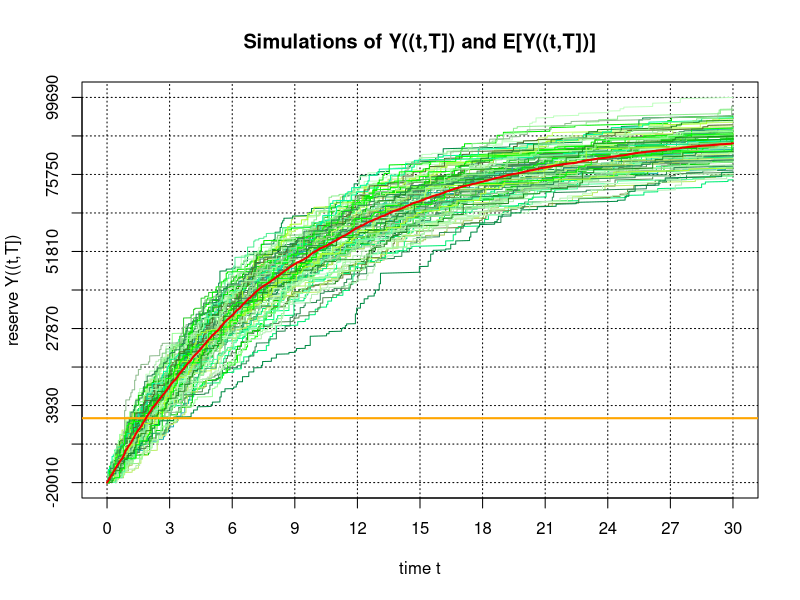

Write R code to recreate this figure.
# --------------------------------------------------------------------------------------------------
# Simulation of mathematical reserves
# Only with jump process
# B(t) = \sum_{0<s<=t} \delta * B(s) 
# dB(t) = \sum_{0<s<=t} B(s) dirac(s)


# Time grid
n<-500
T<-30
t<-seq(0,T,length.out = n)

# Interest rate constant
r<-0.01

# Discrete jump process
# its differential is a sum of Dirac measures times the value
N<-100
l<-0.1

mlog<-log(1000)
sdlog<-0.5

# Number of simulations
S<-100

# Operative cost
b<-15000

D<-148


# Mathematical reserves Y[(t,T]] where t is every time in the grid
Y<-matrix( 0, n, S )

for ( s in 1:S ) {
  tau<-rexp( N, rate = l )
  tau<-sort( tau[ tau <= T ] )
  M<-length( tau )
  B<-rlnorm( M, meanlog = mlog, sdlog = sdlog )
  for ( i in 1:n ) {
    k<-which( tau <= t[i] )
    Y[i,s]<-sum( B[k] * exp( -r * ( tau[k] - t[1] ) ) ) - 
      b * exp( -r * ( t[i] - t[1] ) ) / r +
      D * N * exp( -r * ( t[i] - t[1] ) ) / r 
  }
}

# Expected mathematical reserve
V<-rowMeans( Y )

# Plots
cols<-sample( colors()[ grepl( 'green', colors() ) ], S, replace = TRUE )
ymax<-(round( max( Y ), 0 ) %/% 10 + 1)*10
ymin<-(round( min( Y ), 0 ) %/% 10 - 1)*10
xs<-round( seq( 0, T, T/10 ), 2 )
ys<-round( seq( ymin, ymax, (ymax-ymin)/10 ), 1 )
plot( t, Y[,1], ylim = c( ymin, ymax ), type = 's', lwd = 1, col = cols[1], 
      xlab = 'time t', ylab = 'reserve Y((t,T])', xaxt = 'n', yaxt = 'n', 
      panel.first = { 
        title( main = 'Simulations of Y((t,T]) and E[Y((t,T])]' )
        axis( 1, at=xs, labels = xs )
        axis( 2, at=ys, labels = ys )
        abline( v = xs, col = 'black', lwd = 1, lty = 3 )
        abline( h = ys, col = 'black', lwd = 1, lty = 3 )
      })
for ( s in 2:S ) {
  points( t, Y[,s], type = 's', lwd = 1, col = cols[s] )
}
abline( h = 0, col = 'orange', lwd = 2, lty = 1 )
points( t, V, type = 'l', lwd = 2, col = 'red2' )
